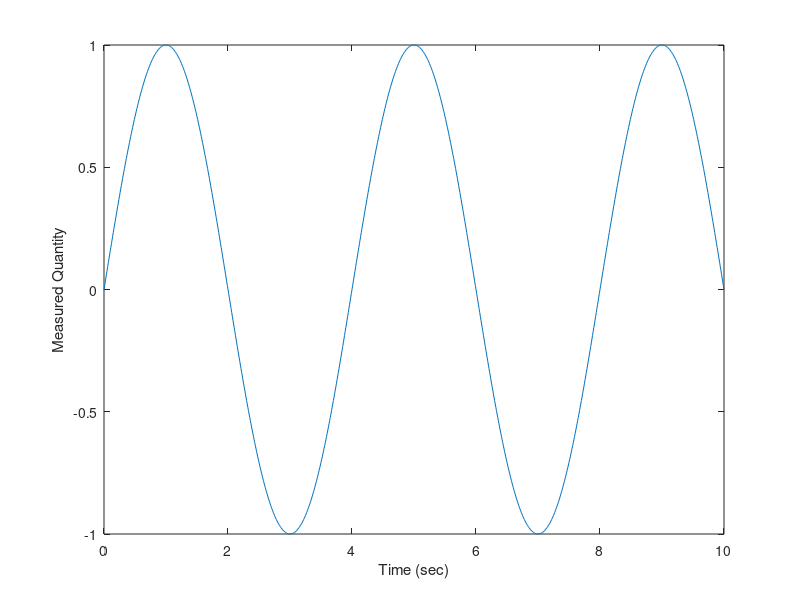
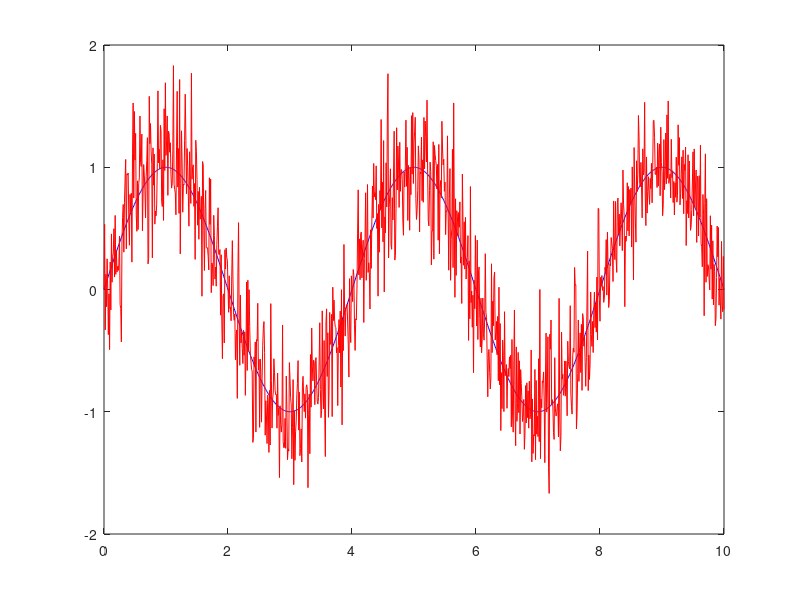

These figures' MATLAB source, in order:
clear all;
close all;
clc;

% Regression example 1


t = (0:0.01:10)'; % row vector, column vector, transpose, (:,1) or (1,:)
y = sin(t * pi/2);
figure(1); cla
plot(t, y)
xlabel('Time (sec)')
ylabel('Measured Quantity')
% whiteNoise = wgn(length(t(:,1)), 1, 1)
% yNoise = y + whiteNoise;
yNoise = awgn(y,10); % Add white Gaussian noise.
figure(2); cla
plot(t, y, 'b', t, yNoise, 'r')